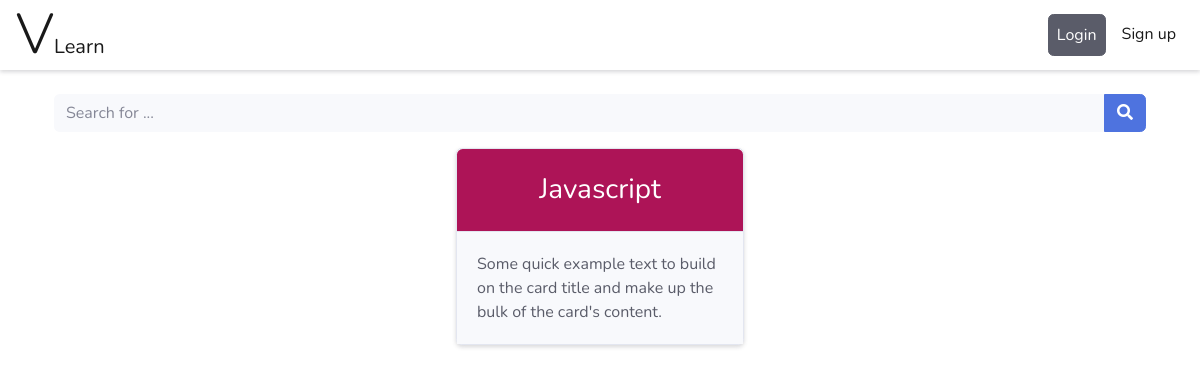
Before: / with the older database file.
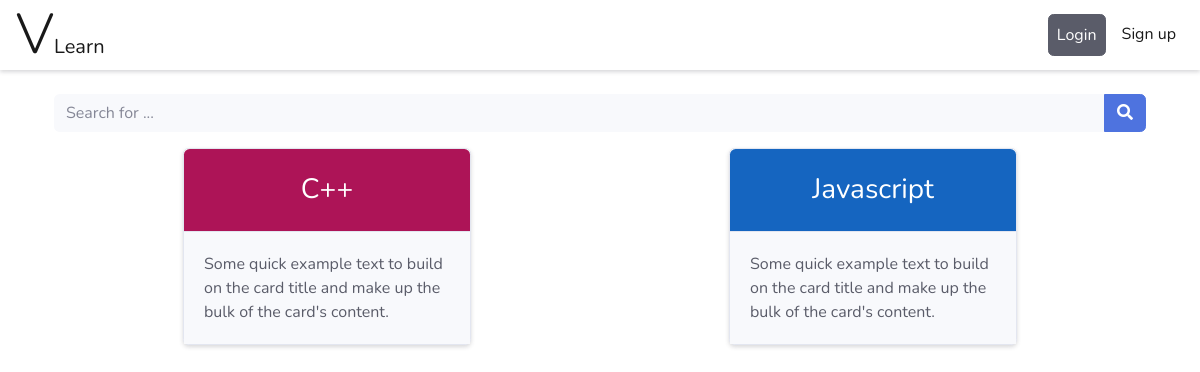
After: the same page with the newer database file.
### v_learn/models.py (models this page shows, shortened)
class Course(models.Model):
    course_name = models.CharField(max_length=264, unique=True)

### v_learn/views.py (the view)
# urls.py: path('', views.Homepage, name="homepage"),
def Homepage(request):
    course_table = Course.objects.order_by('course_name')
    my_course_table = {"insert_course_table": course_table}
    return render(request, "Homepage.html", context=my_course_table)

### templates/Homepage.html (shortened to what this page needs)
<!DOCTYPE html>
{% load static %}
<html lang="en">
  <head>
    <link
      rel="stylesheet"
      href="{%static 'bootstrap/css/bootstrap.min.css' %}"
    />
    <link
      rel="stylesheet"
      href="https://use.fontawesome.com/releases/v5.7.1/css/all.css"
    />
  </head>
  <body>
    <nav
      class="navbar navbar-light navbar-expand bg-white shadow-sm mb-4 topbar static-top"
    >
      <a class="navbar-brand" href="#"><b class="display-4">V</b>Learn</a>
      <div
        class="collapse navbar-collapse justify-content-end"
        id="navbarSupportedContent"
      >
        <div class="navbar-nav">
          <a
            class="nav-item btn btn-dark nav-link text-white mr-2"
            href="./login.html"
            >Login</a
          >
          <a class="nav-item nav-link active" href="./register.html">Sign up</a>
        </div>
      </div>
    </nav>
    <div class="container">
      <form class="navbar-search ">
        <div class="input-group">
          <input
            class="bg-light form-control border-0 small"
            type="text"
            placeholder="Search for ..."
          />
          <div class="input-group-append">
            <button class="btn btn-primary py-0" type="button">
              <i class="fas fa-search"></i>
            </button>
          </div>
        </div>
      </form>
      <div class="d-flex flex-wrap justify-content-around">
        {% for acc in insert_course_table %}
        <div class="card text-white  m-3 shadow-sm" style="max-width: 18rem;">
          <a
            href="{% url 'templates:detail' %}"
            class="text-white text-decoration-none"
          >
            <h3 class="card-header p-4 text-center rounded-top v-color">
              {{ acc.course_name }}
            </h3>
          </a>
          <div class="card-body bg-light text-dark">
            <p class="card-text">
              Some quick example text to build on the card title and make up the
              bulk of the card's content.
            </p>
          </div>
        </div>
        {% endfor %}
      </div>
    </div>
  </body>
</html>

Changed rows visible on the page:
added Course: course_name "C++"
